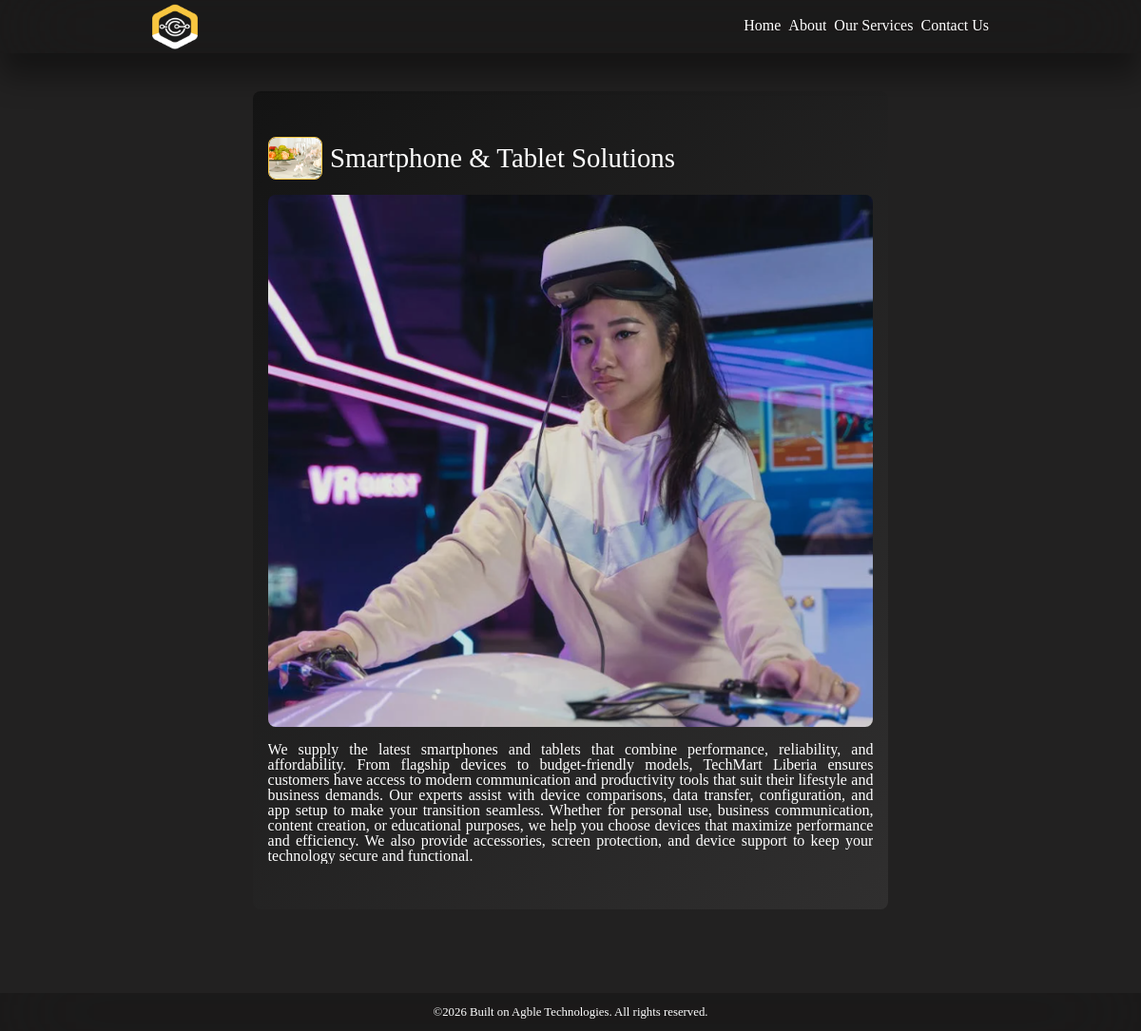
/service_page/6/, run on the app's committed database.
### main/models.py (models this page shows, shortened)
class Service(models.Model):
    service_title = models.CharField(max_length=110)
    service_description = models.TextField(max_length=5000)
    service_image = models.ImageField(upload_to=image_upload_path, null=True, blank=True)
    service_icon = models.ImageField(upload_to=image_upload_path, null=True, blank=True)
    mandatory_field = models.CharField(max_length=20, blank=True)

### main/views.py (the view)
# urls.py: path('service_page/<int:service_id>/', views.service_page, name='service_page'),
def service_page(request, service_id):
    service = Service.objects.get(pk=service_id)
    return render(request, 'main/service_page.html', {
        "service": service
    })

### main/templates/main/service_page.html (shortened to what this page needs)
{% extends "main/layout.html" %}
{% load static %}
{% block content %}
<div class="service_page">
    <div class="service_page_title">
        <img src="{{ service.service_icon.url }}" alt="{{ service.service_title }} Image">
        <h1>{{ service.service_title }}</h1>
    </div>
    <div class="service_page_image">
        <img src="{{ service.service_image.url }}" alt="{{ service.service_title }} Image">
    </div>
    <div class="service_page_description">
        <p>
            {{ service.service_description }}
        </p>
    </div>
</div>
{% endblock %}

### main/static/main/css/styles.css (style rules this page uses)
:root { --default_bg: #222121; --deep_bg: #0b0b0b; --color_gold: #f8c641; --text_color: #ffffff; --text_color_variant: rgb(71, 71, 71); --color_danger: #f03333; --nav_bg: rgba(0, 0, 0, 0.2); --transition: all 300ms ease; --box_shadow: 0 1.5rem 2rem rgba(0, 0, 0, 0.4); --border_radius: 0.5rem; }
h1 { font-size: 1.8rem; font-weight: 500; }
p { font-size: 1rem; }
body { background-color: var(--default_bg); }
.service_page { display: grid; gap: 1rem; margin: 3rem 6.6rem; padding: 3rem 1rem; border-radius: var(--border_radius); transition: var(--transition); background: linear-gradient(135deg, #141414, #302f2f, #1e1c1c); background-size: 200% 200%; animation: smoothShift 20s ease-in-out infinite; overflow: hidden; }
.service_page_image { width: 100%; height: 35rem; overflow: hidden; border-radius: var(--border_radius); }
.service_page_image img { width: 100%; height: 100%; object-fit: cover; }
.service_page_title { display: grid; grid-template-columns: 9% 91%; gap: .5rem; }
.service_page_title img { width: 100%; height: 100%; object-fit: cover; border-radius: var(--border_radius); border: .5px solid var(--color_gold); }
.service_page_description p { text-align: justify; }

### data on the page
Service: service_icon (picture), service_title "Smartphone & Tablet Solutions", service_image (picture), service_description "We supply the latest smartphones and tablets that combine performance, reliability, and affordability. From flagship devices to budget-friendly models, TechMart Liberia ensures customers have access to modern communication and productivity tools that suit their lifestyle and business demands. Our experts assist with device comparisons, data transfer, configuration, and app setup to make your transition seamless. Whether for personal use, business communication, content creation, or educational purposes, we help you choose devices that maximize performance and efficiency. We also provide accessories, screen protection, and device support to keep your technology secure and functional."
